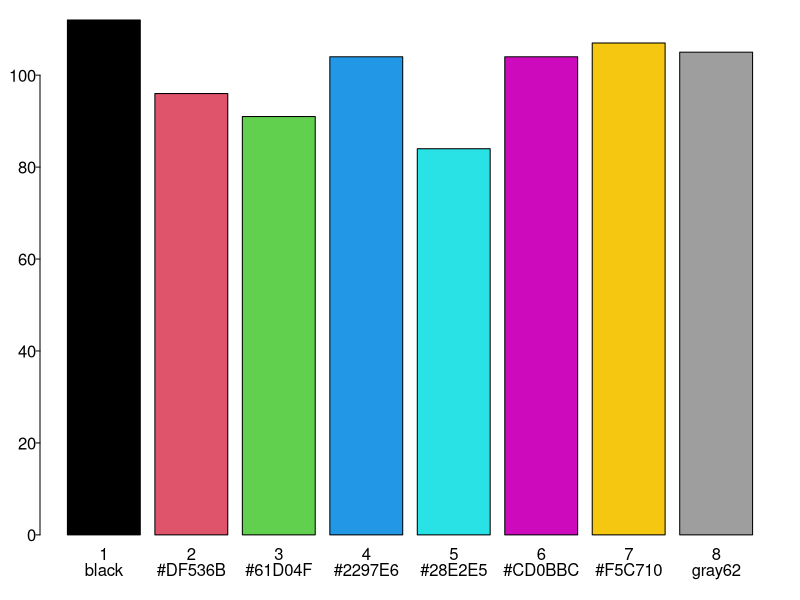
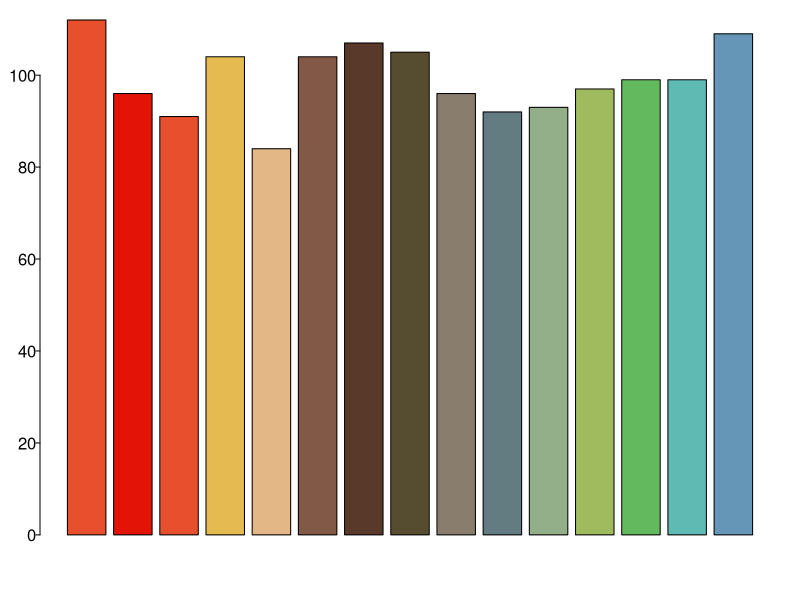
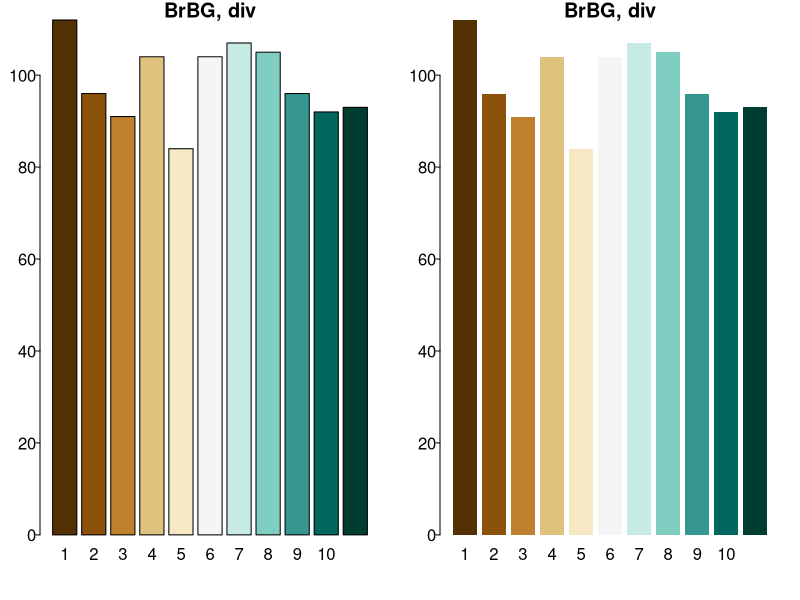
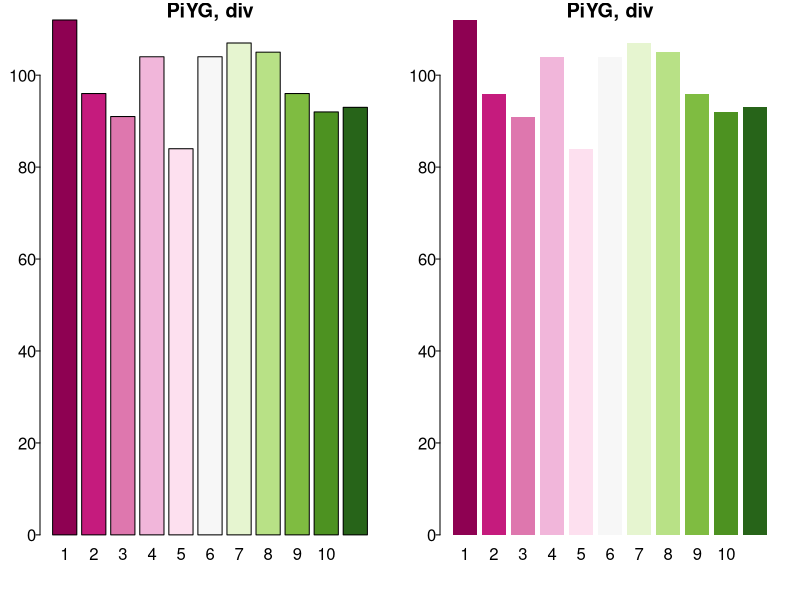
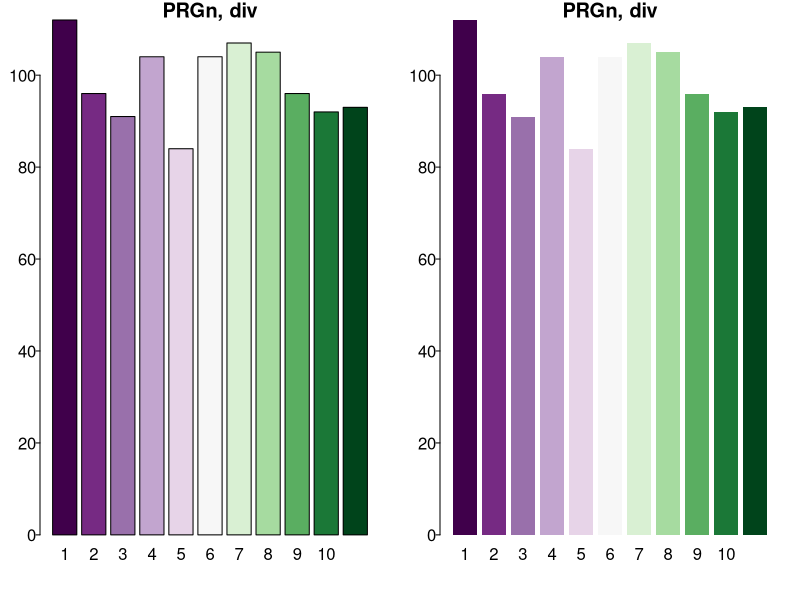
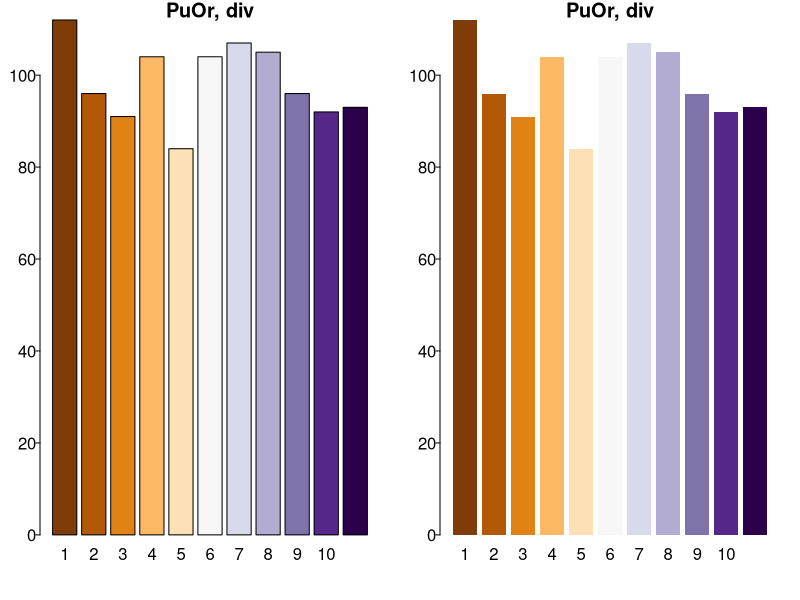
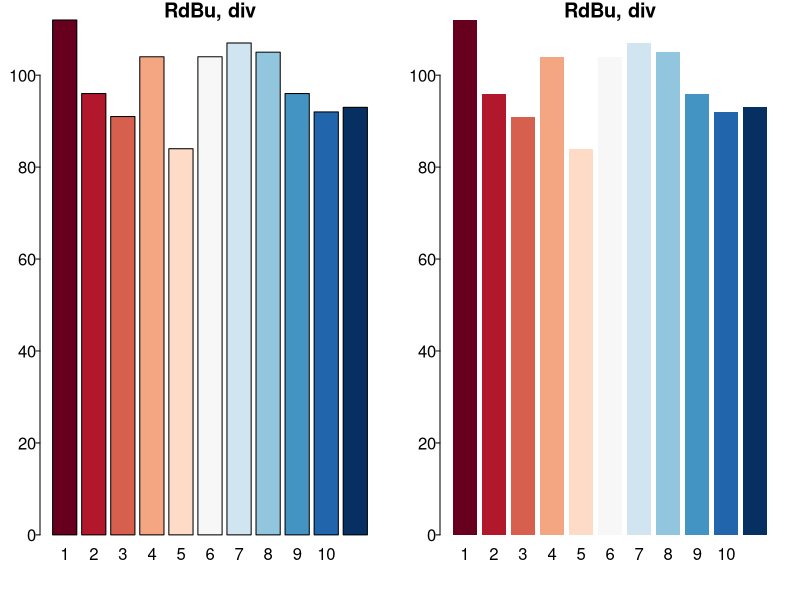
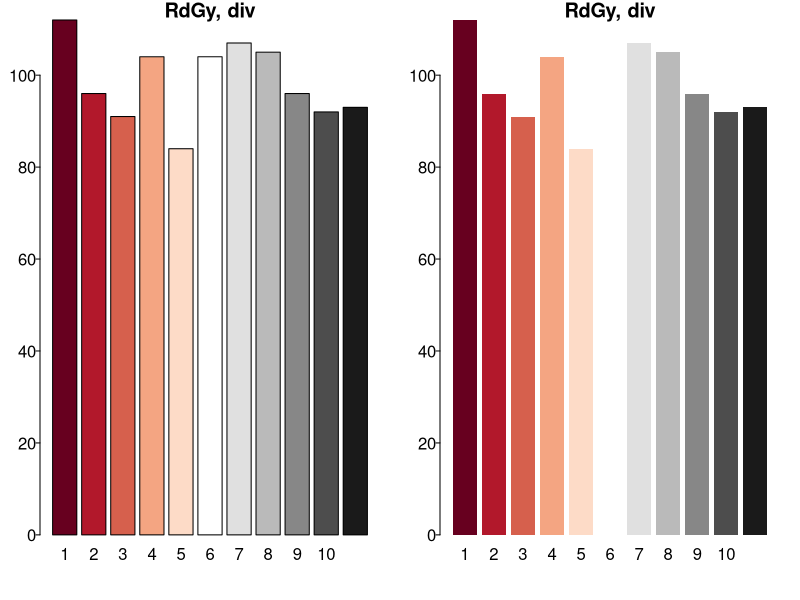

The R script that drew these images, in order:
## ---- chunk 1
set.seed(0)
x <- rpois(n = 50, lambda = 100)
par(las = 1, mgp = c(0, 0.2, 0), tcl = -0.2, mar = c(3, 2, 1, 1))
bar <- barplot(x[1:8], col = 1:8, names.arg = 1:8)
mtext(side = 1, at = bar, text = palette(), line = 1)
## ---- chunk 2
szinek <- c("#E84F2C", "#E31307", "#E84F2C", "#E4BA51", "#E3B786", "#825846", 
    "#59392A", "#564C30", "#897D6E", "#627C82", "#93AF8A", "#A0BA5E", "#63BA5E", 
    "#5EBAB2", "#6596B7")
palette(value = szinek)
## ---- chunk 3
barplot(x[1:15], col = 1:15)
## ---- chunk 4
palette(value = "default")  # alapértelmezett paletta visszaállítása
## ---- chunk 5
library(RColorBrewer)
brewer.pal.info
## ---- chunk 6
# az x adatvektor beállítása
set.seed(0)
x <- rpois(n = 50, lambda = 100)
# grafikus paraméterek beállítása
par(las = 1, mgp = c(0, 0.2, 0), tcl = -0.2, mar = c(3, 2, 1, 1))
library(RColorBrewer)
par(mfrow = c(1, 2))
barplot(x[1:11], col = brewer.pal(n = 11, name = "BrBG"), names.arg = 1:11, 
    main = "BrBG, div")
barplot(x[1:11], col = brewer.pal(n = 11, name = "BrBG"), names.arg = 1:11, 
    main = "BrBG, div", border = NA)
## ---- chunk 7
par(mfrow = c(1, 2))
barplot(x[1:11], col = brewer.pal(n = 11, name = "PiYG"), names.arg = 1:11, 
    main = "PiYG, div")
barplot(x[1:11], col = brewer.pal(n = 11, name = "PiYG"), names.arg = 1:11, 
    main = "PiYG, div", border = NA)
## ---- chunk 8
par(mfrow = c(1, 2))
barplot(x[1:11], col = brewer.pal(n = 11, name = "PRGn"), names.arg = 1:11, 
    main = "PRGn, div")
barplot(x[1:11], col = brewer.pal(n = 11, name = "PRGn"), names.arg = 1:11, 
    main = "PRGn, div", border = NA)
## ---- chunk 9
par(mfrow = c(1, 2))
barplot(x[1:11], col = brewer.pal(n = 11, name = "PuOr"), names.arg = 1:11, 
    main = "PuOr, div")
barplot(x[1:11], col = brewer.pal(n = 11, name = "PuOr"), names.arg = 1:11, 
    main = "PuOr, div", border = NA)
## ---- chunk 10
par(mfrow = c(1, 2))
barplot(x[1:11], col = brewer.pal(n = 11, name = "RdBu"), names.arg = 1:11, 
    main = "RdBu, div")
barplot(x[1:11], col = brewer.pal(n = 11, name = "RdBu"), names.arg = 1:11, 
    main = "RdBu, div", border = NA)
## ---- chunk 11
par(mfrow = c(1, 2))
barplot(x[1:11], col = brewer.pal(n = 11, name = "RdGy"), names.arg = 1:11, 
    main = "RdGy, div")
barplot(x[1:11], col = brewer.pal(n = 11, name = "RdGy"), names.arg = 1:11, 
    main = "RdGy, div", border = NA)
## ---- chunk 12
par(mfrow = c(1, 2))
barplot(x[1:11], col = brewer.pal(n = 11, name = "RdYlBu"), names.arg = 1:11, 
    main = "RdYlBu, div")
barplot(x[1:11], col = brewer.pal(n = 11, name = "RdYlBu"), names.arg = 1:11, 
    main = "RdYlBu, div", border = NA)
## ---- chunk 13
par(mfrow = c(1, 2))
barplot(x[1:11], col = brewer.pal(n = 11, name = "RdYlGn"), names.arg = 1:11, 
    main = "RdYlGn, div")
barplot(x[1:11], col = brewer.pal(n = 11, name = "RdYlGn"), names.arg = 1:11, 
    main = "RdYlGn, div", border = NA)
## ---- chunk 14
par(mfrow = c(1, 2))
barplot(x[1:11], col = brewer.pal(n = 11, name = "Spectral"), names.arg = 1:11, 
    main = "Spectral, div")
barplot(x[1:11], col = brewer.pal(n = 11, name = "Spectral"), names.arg = 1:11, 
    main = "Spectral, div", border = NA)
## ---- chunk 15
par(mfrow = c(1, 2))
barplot(x[1:8], col = brewer.pal(n = 8, name = "Accent"), names.arg = 1:8, main = "Accent, qual")
barplot(x[1:8], col = brewer.pal(n = 8, name = "Accent"), names.arg = 1:8, main = "Accent, qual", 
    border = NA)
## ---- chunk 16
par(mfrow = c(1, 2))
barplot(x[1:8], col = brewer.pal(n = 8, name = "Dark2"), names.arg = 1:8, main = "Dark2, qual")
barplot(x[1:8], col = brewer.pal(n = 8, name = "Dark2"), names.arg = 1:8, main = "Dark2, qual", 
    border = NA)
## ---- chunk 17
par(mfrow = c(1, 2))
barplot(x[1:12], col = brewer.pal(n = 12, name = "Paired"), names.arg = 1:12, 
    main = "Paired, qual")
barplot(x[1:12], col = brewer.pal(n = 12, name = "Paired"), names.arg = 1:12, 
    main = "Paired, qual", border = NA)
## ---- chunk 18
par(mfrow = c(1, 2))
barplot(x[1:9], col = brewer.pal(n = 9, name = "Pastel1"), names.arg = 1:9, 
    main = "Pastel1, qual")
barplot(x[1:9], col = brewer.pal(n = 9, name = "Pastel1"), names.arg = 1:9, 
    main = "Pastel1, qual", border = NA)
## ---- chunk 19
par(mfrow = c(1, 2))
barplot(x[1:8], col = brewer.pal(n = 8, name = "Pastel2"), names.arg = 1:8, 
    main = "Pastel2, qual")
barplot(x[1:8], col = brewer.pal(n = 8, name = "Pastel2"), names.arg = 1:8, 
    main = "Pastel2, qual", border = NA)
## ---- chunk 20
par(mfrow = c(1, 2))
barplot(x[1:9], col = brewer.pal(n = 9, name = "Set1"), names.arg = 1:9, main = "Set1, qual")
barplot(x[1:9], col = brewer.pal(n = 9, name = "Set1"), names.arg = 1:9, main = "Set1, qual", 
    border = NA)
## ---- chunk 21
par(mfrow = c(1, 2))
barplot(x[1:8], col = brewer.pal(n = 8, name = "Set2"), names.arg = 1:8, main = "Set2, qual")
barplot(x[1:8], col = brewer.pal(n = 8, name = "Set2"), names.arg = 1:8, main = "Set2, qual", 
    border = NA)
## ---- chunk 22
par(mfrow = c(1, 2))
barplot(x[1:12], col = brewer.pal(n = 12, name = "Set3"), names.arg = 1:12, 
    main = "Set3, qual")
barplot(x[1:12], col = brewer.pal(n = 12, name = "Set3"), names.arg = 1:12, 
    main = "Set3, qual", border = NA)
## ---- chunk 23
par(mfrow = c(1, 2))
barplot(x[1:9], col = brewer.pal(n = 9, name = "Blues"), names.arg = 1:9, main = "Blues, seq")
barplot(x[1:9], col = brewer.pal(n = 9, name = "Blues"), names.arg = 1:9, main = "Blues, seq", 
    border = NA)
## ---- chunk 24
par(mfrow = c(1, 2))
barplot(x[1:9], col = brewer.pal(n = 9, name = "BuGn"), names.arg = 1:9, main = "BuGn, seq")
barplot(x[1:9], col = brewer.pal(n = 9, name = "BuGn"), names.arg = 1:9, main = "BuGn, seq", 
    border = NA)
## ---- chunk 25
par(mfrow = c(1, 2))
barplot(x[1:9], col = brewer.pal(n = 9, name = "BuPu"), names.arg = 1:9, main = "BuPu, seq")
barplot(x[1:9], col = brewer.pal(n = 9, name = "BuPu"), names.arg = 1:9, main = "BuPu, seq", 
    border = NA)
## ---- chunk 26
par(mfrow = c(1, 2))
barplot(x[1:9], col = brewer.pal(n = 9, name = "GnBu"), names.arg = 1:9, main = "GnBu, seq")
barplot(x[1:9], col = brewer.pal(n = 9, name = "GnBu"), names.arg = 1:9, main = "GnBu, seq", 
    border = NA)
## ---- chunk 27
par(mfrow = c(1, 2))
barplot(x[1:9], col = brewer.pal(n = 9, name = "Greens"), names.arg = 1:9, main = "Greens, seq")
barplot(x[1:9], col = brewer.pal(n = 9, name = "Greens"), names.arg = 1:9, main = "Greens, seq", 
    border = NA)
## ---- chunk 28
par(mfrow = c(1, 2))
barplot(x[1:9], col = brewer.pal(n = 9, name = "Greys"), names.arg = 1:9, main = "Greys, seq")
barplot(x[1:9], col = brewer.pal(n = 9, name = "Greys"), names.arg = 1:9, main = "Greys, seq", 
    border = NA)
## ---- chunk 29
par(mfrow = c(1, 2))
barplot(x[1:9], col = brewer.pal(n = 9, name = "Oranges"), names.arg = 1:9, 
    main = "Oranges, seq")
barplot(x[1:9], col = brewer.pal(n = 9, name = "Oranges"), names.arg = 1:9, 
    main = "Oranges, seq", border = NA)
## ---- chunk 30
par(mfrow = c(1, 2))
barplot(x[1:9], col = brewer.pal(n = 9, name = "OrRd"), names.arg = 1:9, main = "OrRd, seq")
barplot(x[1:9], col = brewer.pal(n = 9, name = "OrRd"), names.arg = 1:9, main = "OrRd, seq", 
    border = NA)
## ---- chunk 31
par(mfrow = c(1, 2))
barplot(x[1:9], col = brewer.pal(n = 9, name = "PuBu"), names.arg = 1:9, main = "PuBu, seq")
barplot(x[1:9], col = brewer.pal(n = 9, name = "PuBu"), names.arg = 1:9, main = "PuBu, seq", 
    border = NA)
## ---- chunk 32
par(mfrow = c(1, 2))
barplot(x[1:9], col = brewer.pal(n = 9, name = "PuBuGn"), names.arg = 1:9, main = "PuBuGn, seq")
barplot(x[1:9], col = brewer.pal(n = 9, name = "PuBuGn"), names.arg = 1:9, main = "PuBuGn, seq", 
    border = NA)
## ---- chunk 33
par(mfrow = c(1, 2))
barplot(x[1:9], col = brewer.pal(n = 9, name = "PuRd"), names.arg = 1:9, main = "PuRd, seq")
barplot(x[1:9], col = brewer.pal(n = 9, name = "PuRd"), names.arg = 1:9, main = "PuRd, seq", 
    border = NA)
## ---- chunk 34
par(mfrow = c(1, 2))
barplot(x[1:9], col = brewer.pal(n = 9, name = "Purples"), names.arg = 1:9, 
    main = "Purples, seq")
barplot(x[1:9], col = brewer.pal(n = 9, name = "Purples"), names.arg = 1:9, 
    main = "Purples, seq", border = NA)
## ---- chunk 35
par(mfrow = c(1, 2))
barplot(x[1:9], col = brewer.pal(n = 9, name = "RdPu"), names.arg = 1:9, main = "RdPu, seq")
barplot(x[1:9], col = brewer.pal(n = 9, name = "RdPu"), names.arg = 1:9, main = "RdPu, seq", 
    border = NA)
## ---- chunk 36
par(mfrow = c(1, 2))
barplot(x[1:9], col = brewer.pal(n = 9, name = "Reds"), names.arg = 1:9, main = "Reds, seq")
barplot(x[1:9], col = brewer.pal(n = 9, name = "Reds"), names.arg = 1:9, main = "Reds, seq", 
    border = NA)
## ---- chunk 37
par(mfrow = c(1, 2))
barplot(x[1:9], col = brewer.pal(n = 9, name = "YlGn"), names.arg = 1:9, main = "YlGn, seq")
barplot(x[1:9], col = brewer.pal(n = 9, name = "YlGn"), names.arg = 1:9, main = "YlGn, seq", 
    border = NA)
## ---- chunk 38
par(mfrow = c(1, 2))
barplot(x[1:9], col = brewer.pal(n = 9, name = "YlGnBu"), names.arg = 1:9, main = "YlGnBu, seq")
barplot(x[1:9], col = brewer.pal(n = 9, name = "YlGnBu"), names.arg = 1:9, main = "YlGnBu, seq", 
    border = NA)
## ---- chunk 39
par(mfrow = c(1, 2))
barplot(x[1:9], col = brewer.pal(n = 9, name = "YlOrBr"), names.arg = 1:9, main = "YlOrBr, seq")
barplot(x[1:9], col = brewer.pal(n = 9, name = "YlOrBr"), names.arg = 1:9, main = "YlOrBr, seq", 
    border = NA)
## ---- chunk 40
par(mfrow = c(1, 2))
barplot(x[1:9], col = brewer.pal(n = 9, name = "YlOrRd"), names.arg = 1:9, main = "YlOrRd, seq")
barplot(x[1:9], col = brewer.pal(n = 9, name = "YlOrRd"), names.arg = 1:9, main = "YlOrRd, seq", 
    border = NA)
## ---- chunk 41
library(dichromat)
names(colorschemes)
## ---- chunk 42
# az x adatvektor beállítása
set.seed(0)
x <- rpois(n = 50, lambda = 100)
# grafikus paraméterek beállítása
par(las = 1, mgp = c(0, 0.2, 0), tcl = -0.2, mar = c(3, 2, 1, 1))
library(dichromat)
par(mfrow=c(1,2))
barplot(x[1:10], col = colorschemes$BrowntoBlue.10, names.arg = 1:10, main = "BrowntoBlue.10")
barplot(x[1:10], col = colorschemes$BrowntoBlue.10, names.arg = 1:10, main = "BrowntoBlue.10", border=NA)
## ---- chunk 43
par(mfrow=c(1,2))
barplot(x[1:12], col = colorschemes$BrowntoBlue.12, names.arg = 1:12, main = "BrowntoBlue.12")
barplot(x[1:12], col = colorschemes$BrowntoBlue.12, names.arg = 1:12, main = "BrowntoBlue.12", border = NA)
## ---- chunk 44
par(mfrow=c(1,2))
barplot(x[1:12], col = colorschemes$BluetoDarkOrange.12, names.arg = 1:12, main = "BluetoDarkOrange.12")
barplot(x[1:12], col = colorschemes$BluetoDarkOrange.12, names.arg = 1:12, main = "BluetoDarkOrange.12", border = NA)
## ---- chunk 45
par(mfrow=c(1,2))
barplot(x[1:18], col = colorschemes$BluetoDarkOrange.18, names.arg = 1:18, main = "BluetoDarkOrange.18")
barplot(x[1:18], col = colorschemes$BluetoDarkOrange.18, names.arg = 1:18, main = "BluetoDarkOrange.18", border = NA)
## ---- chunk 46
par(mfrow=c(1,2))
barplot(x[1:12], col = colorschemes$DarkRedtoBlue.12, names.arg = 1:12, main = "DarkRedtoBlue.12")
barplot(x[1:12], col = colorschemes$DarkRedtoBlue.12, names.arg = 1:12, main = "DarkRedtoBlue.12", border = NA)
## ---- chunk 47
par(mfrow=c(1,2))
barplot(x[1:18], col = colorschemes$DarkRedtoBlue.18, names.arg = 1:18, main = "DarkRedtoBlue.18")
barplot(x[1:18], col = colorschemes$DarkRedtoBlue.18, names.arg = 1:18, main = "DarkRedtoBlue.18", border = NA)
## ---- chunk 48
par(mfrow=c(1,2))
barplot(x[1:14], col = colorschemes$BluetoGreen.14, names.arg = 1:14, main = "BluetoGreen.14")
barplot(x[1:14], col = colorschemes$BluetoGreen.14, names.arg = 1:14, main = "BluetoGreen.14", border = NA)
## ---- chunk 49
par(mfrow=c(1,2))
barplot(x[1:8], col = colorschemes$BluetoGray.8, names.arg = 1:8, main = "BluetoGray.8")
barplot(x[1:8], col = colorschemes$BluetoGray.8, names.arg = 1:8, main = "BluetoGray.8", border = NA)
## ---- chunk 50
par(mfrow=c(1,2))
barplot(x[1:14], col = colorschemes$BluetoOrangeRed.14, names.arg = 1:14, main = "BluetoOrangeRed.14")
barplot(x[1:14], col = colorschemes$BluetoOrangeRed.14, names.arg = 1:14, main = "BluetoOrangeRed.14", border = NA)
## ---- chunk 51
par(mfrow=c(1,2))
barplot(x[1:10], col = colorschemes$BluetoOrange.10, names.arg = 1:10, main = "BluetoOrange.10")
barplot(x[1:10], col = colorschemes$BluetoOrange.10, names.arg = 1:10, main = "BluetoOrange.10", border = NA)
## ---- chunk 52
par(mfrow=c(1,2))
barplot(x[1:12], col = colorschemes$BluetoOrange.12, names.arg = 1:12, main = "BluetoOrange.12")
barplot(x[1:12], col = colorschemes$BluetoOrange.12, names.arg = 1:12, main = "BluetoOrange.12", border = T)

## ---- chunk 53
par(mfrow=c(1,2))
barplot(x[1:8], col = colorschemes$BluetoOrange.8, names.arg = 1:8, main = "BluetoOrange.8")
barplot(x[1:8], col = colorschemes$BluetoOrange.8, names.arg = 1:8, main = "BluetoOrange.8", border = NA)
## ---- chunk 54
par(mfrow=c(1,2))
barplot(x[1:10], col = colorschemes$LightBluetoDarkBlue.10, names.arg = 1:10, 
    main = "LightBluetoDarkBlue.10")
barplot(x[1:10], col = colorschemes$LightBluetoDarkBlue.10, names.arg = 1:10, 
    main = "LightBluetoDarkBlue.10", border = NA)
## ---- chunk 55
par(mfrow=c(1,2))
barplot(x[1:7], col = colorschemes$LightBluetoDarkBlue.7, names.arg = 1:7, main = "LightBluetoDarkBlue.7")
barplot(x[1:7], col = colorschemes$LightBluetoDarkBlue.7, names.arg = 1:7, main = "LightBluetoDarkBlue.7", border = NA)
## ---- chunk 56
par(mfrow=c(1,2))
barplot(x[1:12], col = colorschemes$Categorical.12, names.arg = 1:12, main = "Categorical.12")
barplot(x[1:12], col = colorschemes$Categorical.12, names.arg = 1:12, main = "Categorical.12", border = NA)
## ---- chunk 57
par(mfrow=c(1,2))
barplot(x[1:16], col = colorschemes$GreentoMagenta.16, names.arg = 1:16, main = "GreentoMagenta.16")
barplot(x[1:16], col = colorschemes$GreentoMagenta.16, names.arg = 1:16, main = "GreentoMagenta.16", border = NA)
## ---- chunk 58
par(mfrow=c(1,2))
barplot(x[1:25], col = colorschemes$SteppedSequential.5, names.arg = 1:25, main = "SteppedSequential.5")
barplot(x[1:25], col = colorschemes$SteppedSequential.5, names.arg = 1:25, main = "SteppedSequential.5", border = NA)
## ---- chunk 59
# az x adatvektor beállítása
set.seed(0)
x <- rpois(n = 50, lambda = 100)
# grafikus paraméterek beállítása
par(las = 1, mgp = c(0, 0.2, 0), tcl = -0.2, mar = c(3, 2, 1, 1))
par(mfrow=c(1,2))
barplot(x[1:16], col = rainbow(16), names.arg = 1:16, main = "rainbow(n=16)")
barplot(x[1:16], col = rainbow(16), names.arg = 1:16, main = "rainbow(n=16)", border = NA)
## ---- chunk 60
par(mfrow=c(1,2))
barplot(x[1:16], col = rainbow(16, start = 0, end = 0.2), names.arg = 1:16, 
    main = "rainbow(n=16, start=0, end=0.2)")
barplot(x[1:16], col = rainbow(16, start = 0, end = 0.2), names.arg = 1:16, 
    main = "rainbow(n=16, start=0, end=0.2)", border = NA)
## ---- chunk 61
par(mfrow=c(1,2))
barplot(x[1:16], col = rainbow(16, start = 0, end = 0.5), names.arg = 1:16, 
    main = "rainbow(n=16, start=0, end=0.5)")
barplot(x[1:16], col = rainbow(16, start = 0, end = 0.5), names.arg = 1:16, 
    main = "rainbow(n=16, start=0, end=0.5)", border = NA)
## ---- chunk 62
par(mfrow=c(1,2))
barplot(x[1:16], col = rainbow(16, start = 0, end = 0.8), names.arg = 1:16, 
    main = "rainbow(n=16, start=0, end=0.8)")
barplot(x[1:16], col = rainbow(16, start = 0, end = 0.8), names.arg = 1:16, 
    main = "rainbow(n=16, start=0, end=0.8)", border = NA)
## ---- chunk 63
par(mfrow=c(1,2))
barplot(x[1:16], col = heat.colors(16), names.arg = 1:16, main = "heat.colors(n=16)")
barplot(x[1:16], col = heat.colors(16), names.arg = 1:16, main = "heat.colors(n=16)", border = NA)
## ---- chunk 64
par(mfrow=c(1,2))
barplot(x[1:16], col = terrain.colors(16), names.arg = 1:16, main = "terrain.colors(n=16)")
barplot(x[1:16], col = terrain.colors(16), names.arg = 1:16, main = "terrain.colors(n=16)", border = NA)
## ---- chunk 65
par(mfrow=c(1,2))
barplot(x[1:16], col = topo.colors(16), names.arg = 1:16, main = "topo.colors(n=16)")
barplot(x[1:16], col = topo.colors(16), names.arg = 1:16, main = "topo.colors(n=16)", border = NA)
## ---- chunk 66
par(mfrow=c(1,2))
barplot(x[1:16], col = cm.colors(16), names.arg = 1:16, main = "cm.colors(n=16)")
barplot(x[1:16], col = cm.colors(16), names.arg = 1:16, main = "cm.colors(n=16)", border = NA)
## ---- chunk 67
colors()
